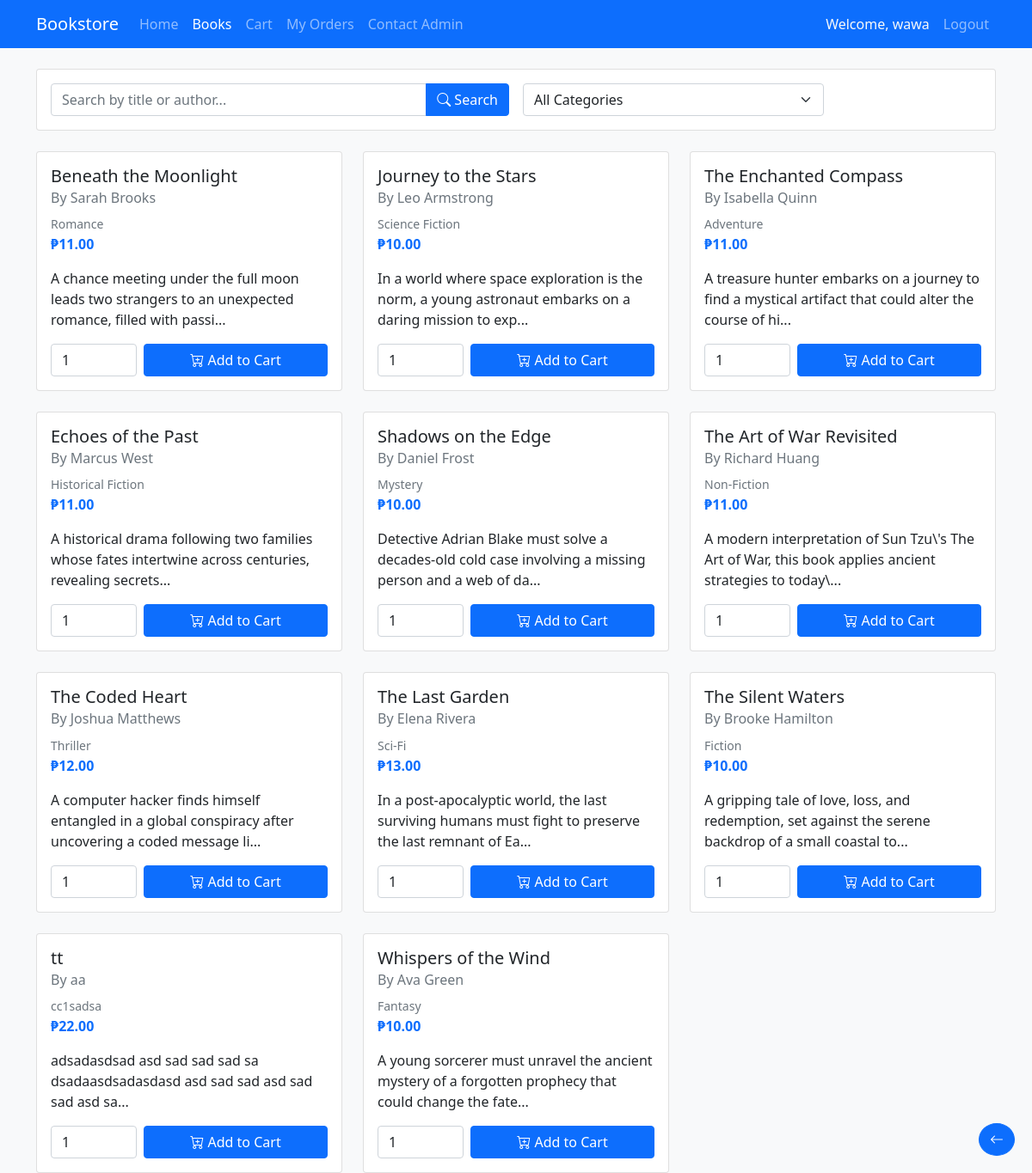
The app's page /user/books.php (signed in), older data.
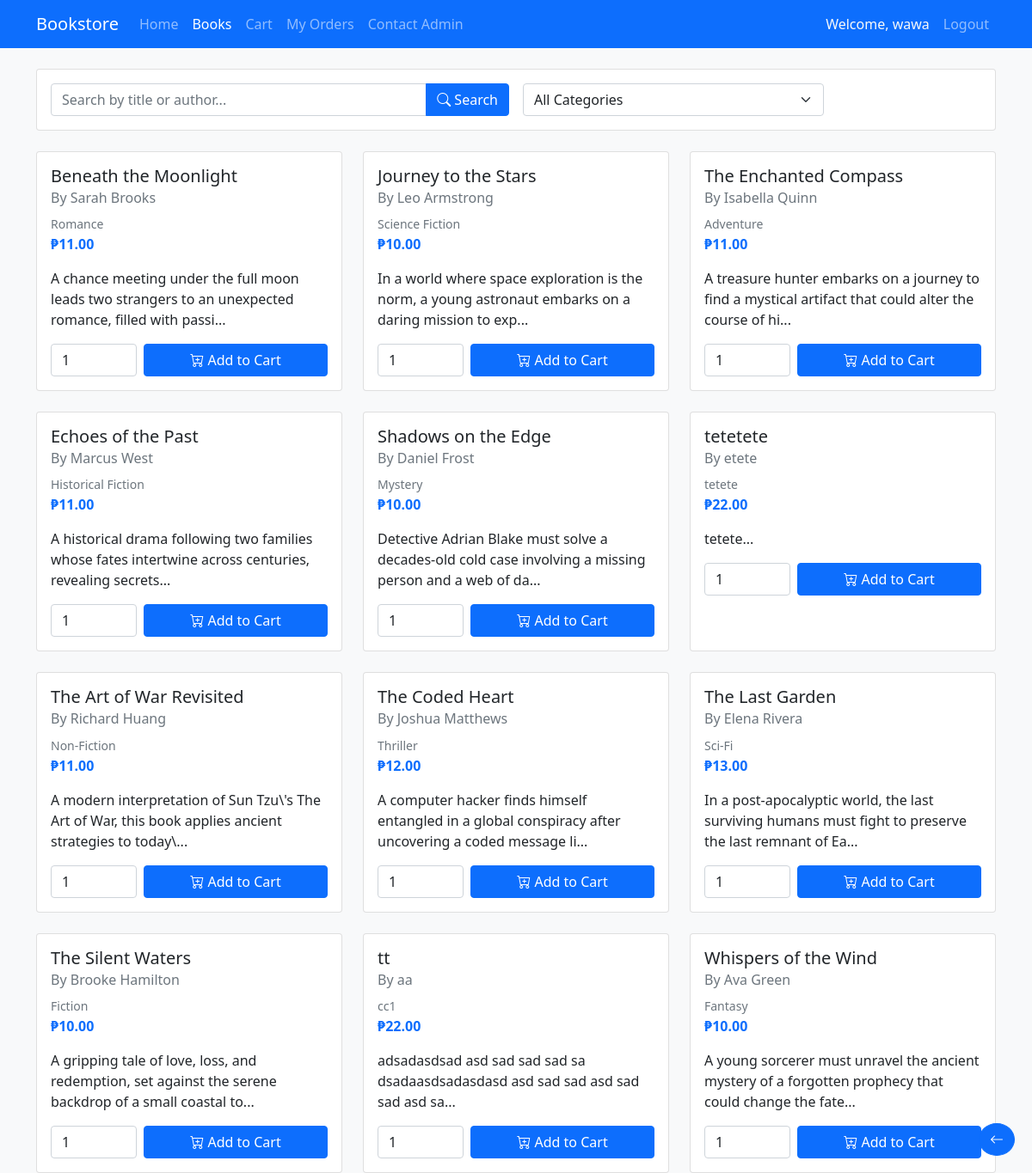
The same page, newer data.
### tables this page shows
CREATE TABLE `books` (
  `book_id` int(11) NOT NULL,
  `category_id` int(11) DEFAULT NULL,
  `title` varchar(255) NOT NULL,
  `author` varchar(255) NOT NULL,
  `description` text DEFAULT NULL,
  `price` decimal(10,2) NOT NULL,
  `stock_quantity` int(11) DEFAULT 0,
  `date_added` timestamp NOT NULL DEFAULT current_timestamp()
);

CREATE TABLE `categories` (
  `category_id` int(11) NOT NULL,
  `category_name` varchar(255) NOT NULL,
  `date_created` timestamp NOT NULL DEFAULT current_timestamp()
);

### user/books.php (the view, shortened to what this page needs)
<?php
require_once '../auth/config.php';
$search = isset($_GET['search']) ? trim($_GET['search']) : '';
$query = "SELECT b.*, c.category_name
          FROM Books b
          JOIN Categories c ON b.category_id = c.category_id
          WHERE 1=1";
$query .= " ORDER BY b.title";
$books = $conn->query($query);
?>
<!DOCTYPE html>
<html lang="en">
<head>
    <link href="https://cdn.jsdelivr.net/npm/bootstrap@5.1.3/dist/css/bootstrap.min.css" rel="stylesheet">
    <link href="https://cdn.jsdelivr.net/npm/bootstrap-icons@1.7.2/font/bootstrap-icons.css" rel="stylesheet">
</head>
<body class="bg-light">
    <?php include 'user_navbar.php'; ?>
    <div class="container mt-4">
        <div class="card mb-4">
            <div class="card-body">
                <form method="GET" class="row g-3">
                    <div class="col-md-6">
                        <div class="input-group">
                            <input type="text" class="form-control" name="search"
                                   placeholder="Search by title or author..."
                                   value="<?php echo htmlspecialchars($search); ?>">
                            <button class="btn btn-primary" type="submit">
                                <i class="bi bi-search"></i> Search
                            </button>
                        </div>
                    </div>
                    <div class="col-md-4">
                        <select class="form-select" name="category" onchange="this.form.submit()">
                            <option value="0">All Categories</option>
                        </select>
                    </div>
                </form>
            </div>
        </div>
        <div class="row row-cols-1 row-cols-md-2 row-cols-lg-3 g-4">
            <?php if ($books->num_rows > 0): ?>
                <?php while ($book = $books->fetch_assoc()): ?>
                    <div class="col">
                        <div class="card book-card <?php echo $book['stock_quantity'] <= 0 ? 'out-of-stock' : ''; ?>"
                             onclick="showBookDetails(<?php echo htmlspecialchars(json_encode($book)); ?>)">
                            <div class="card-body">
                                <h5 class="card-title"><?php echo htmlspecialchars($book['title']); ?></h5>
                                <h6 class="card-subtitle mb-2 text-muted">By <?php echo htmlspecialchars($book['author']); ?></h6>
                                <p class="card-text">
                                    <small class="text-muted"><?php echo htmlspecialchars($book['category_name']); ?></small><br>
                                    <strong class="text-primary">₱<?php echo number_format($book['price'], 2); ?></strong>
                                </p>
                                <p class="card-text"><?php echo htmlspecialchars(substr($book['description'], 0, 100)) . '...'; ?></p>
                                <?php if ($book['stock_quantity'] > 0): ?>
                                    <form action="add_to_cart.php" method="POST" class="d-flex gap-2" onclick="event.stopPropagation();">
                                        <input type="number" name="quantity" value="1" min="1"
                                               max="<?php echo $book['stock_quantity']; ?>"
                                               class="form-control" style="width: 100px;">
                                        <button type="submit" class="btn btn-primary flex-grow-1">
                                            <i class="bi bi-cart-plus"></i> Add to Cart
                                        </button>
                                    </form>
                                <?php else: ?>
                                    <button class="btn btn-secondary w-100" disabled>
                                        <i class="bi bi-x-circle"></i> Out of Stock
                                    </button>
                                <?php endif; ?>
                            </div>
                        </div>
                    </div>
                <?php endwhile; ?>
            <?php endif; ?>
        </div>
        <a href="javascript:history.back()" class="btn btn-primary rounded-circle back-button">
            <i class="bi bi-arrow-left"></i>
        </a>
    </div>
</body>
</html>

Row changes from the older to the newer data that the page shows:
added books: title "tetetete", author "etete", category.category_name "tetete", price "22.00", description "tetete"
changed through a linked row, books "tt": category.category_name "cc1sadsa" → "cc1"
